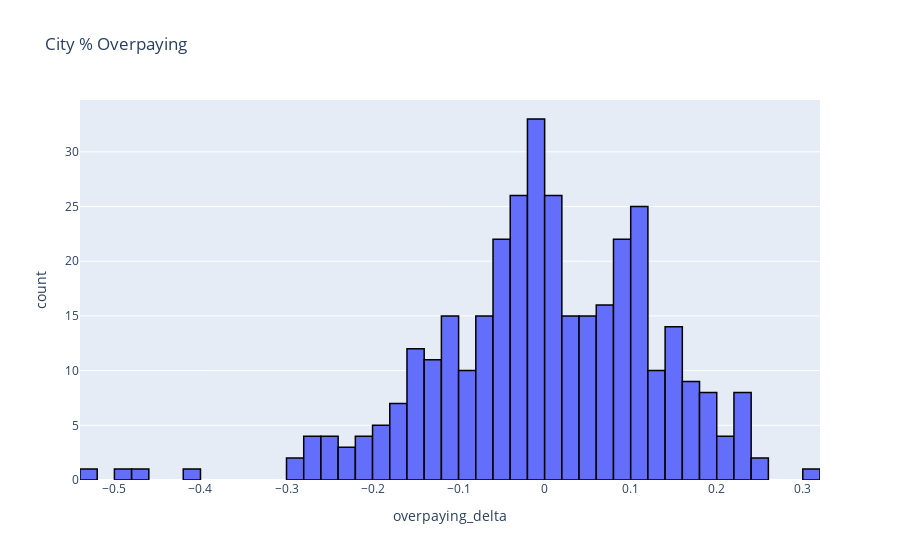

The cell this chart's notebook holds for it:
### Code cell
merged_city[['city', 'overpaying_delta']]

graph_col = 'overpaying_delta'
nbins = 50
title = 'City % Overpaying'
fig = px.histogram(merged_city, x=graph_col, nbins=nbins, title=title)
fig.update_traces(marker_line_color='black', marker_line_width=1.5)
fig.show()

### Figure 1 — Plotly figure (JSON) as saved in the notebook; plotly's stock layout.template omitted (floating-point values rounded to 4 significant figures; data arrays with more than 128 entries replaced by an {"elided": "..."} marker saying what was removed)
{"data": [{"alignmentgroup": "True", "bingroup": "x", "hovertemplate": "overpaying_delta=%{x}<br>count=%{y}<extra></extra>", "legendgroup": "", "marker": {"color": "#636efa", "line": {"color": "black", "width": 1.5}, "pattern": {"shape": ""}}, "name": "", "nbinsx": 50, "offsetgroup": "", "orientation": "v", "showlegend": false, "type": "histogram", "x": {"elided": "352 float values"}, "xaxis": "x", "yaxis": "y"}], "layout": {"barmode": "relative", "legend": {"tracegroupgap": 0}, "title": {"text": "City % Overpaying"}, "xaxis": {"anchor": "y", "domain": [0, 1], "title": {"text": "overpaying_delta"}}, "yaxis": {"anchor": "x", "domain": [0, 1], "title": {"text": "count"}}}}
